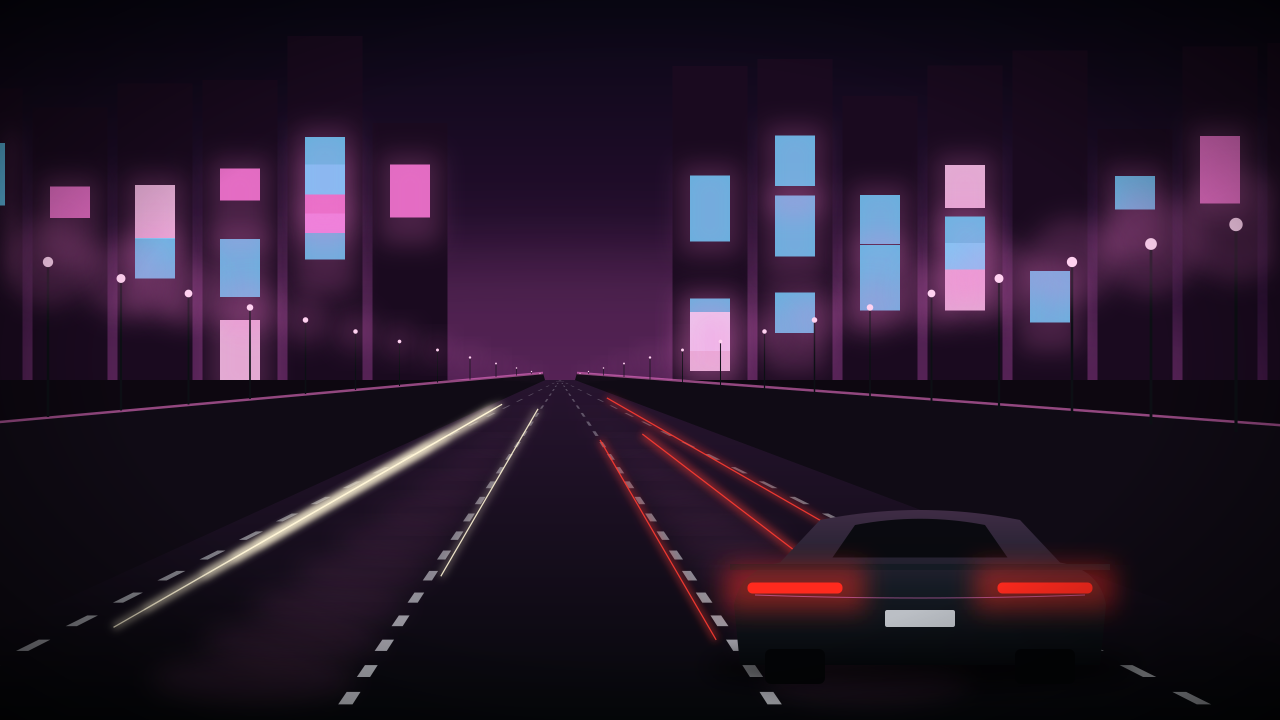
#> input picture scripts/art/out.png/wangan-r.png, 2560 x 1440 px (shown at 1/2 size)
$ python scenes.py out.png
#> lines starting #> are read from the running program, lines starting #| are printed output that depends on the picture
#!/usr/bin/env python3
"""Original night-expressway illustrations for the launcher's hub.

Dev-time asset authoring only (the outputs, assets/art/*.jpg, are committed;
nothing in the build or the package runs this). Every scene is drawn here
from shapes and a fixed seed: no photos, no game files, no official art.

usage: python3 -I scripts/art/scenes.py <out_dir>   (needs rsvg-convert, Pillow)
"""
import math
import os
import random
import subprocess
import sys

W, H = 2560, 1440
HORIZON = 760


def hexrgb(h):
    h = h.lstrip('#')
    return tuple(int(h[i:i + 2], 16) for i in (0, 2, 4))


def mix(a, b, t):
    a, b = hexrgb(a), hexrgb(b)
    return '#%02x%02x%02x' % tuple(round(x + (y - x) * t) for x, y in zip(a, b))


class Scene:
    def __init__(self, slug, seed, sky_top, sky_glow, light, accent, landmark, rain=False, car='#151b24'):
        self.slug, self.seed = slug, seed
        self.sky_top, self.sky_glow, self.light, self.accent = sky_top, sky_glow, light, accent
        self.landmark, self.rain, self.car = landmark, rain, car


SCENES = [
    # Wangan Midnight R: Ginza-style neon canyon, magenta night
    Scene('wangan-r', 2, '#0a0716', '#5b1d5e', '#ff7ad9', '#ffd1f0', 'canyon'),
    # Maximum Tune: the Bayshore Route straight under sodium lamps
    Scene('mt1', 4, '#07101a', '#6b3a12', '#f2a33a', '#ffd9a0', 'straight'),
    # MT3: suspension bridge over the bay, cyan
    Scene('mt3', 7, '#06121c', '#14506a', '#57d4ff', '#c9f3ff', 'suspension'),
    # MT3DX+: cable-stayed bridge, steel blue dusk
    Scene('mt3dxp', 11, '#0b1020', '#3a4a7a', '#9fb4ff', '#e3e9ff', 'cablestay'),
    # MT5: C1 tunnel, green fluorescent tiles
    Scene('mt5', 13, '#06120e', '#0e3b2c', '#5cf2a8', '#d6ffe9', 'tunnel'),
    # MT5DX+: mountain pass before dawn, rose
    Scene('mt5dxp', 17, '#140a18', '#7a3550', '#ff8fa3', '#ffe0e6', 'mountain'),
    # MT6: truss bridge, deep red
    Scene('mt6', 19, '#120709', '#5e1414', '#ff5a4a', '#ffd4cc', 'truss'),
    # MT6R: rain on the expressway, violet reflections
    Scene('mt6r', 23, '#0b0818', '#3b2a6e', '#b18cff', '#efe6ff', 'straight', rain=True),
    # MT6RR: spiral ramp junction, gold
    Scene('mt6rr', 29, '#0f0b05', '#6a4a10', '#ffcc4d', '#fff1c7', 'spiral'),
]


def defs(s):
    return f'''<defs>
  <linearGradient id="sky" x1="0" y1="0" x2="0" y2="1">
    <stop offset="0" stop-color="{s.sky_top}"/>
    <stop offset="0.55" stop-color="{mix(s.sky_top, s.sky_glow, 0.55)}"/>
    <stop offset="1" stop-color="{s.sky_glow}"/>
  </linearGradient>
  <linearGradient id="road" x1="0" y1="0" x2="0" y2="1">
    <stop offset="0" stop-color="{mix('#0b0f15', s.sky_glow, 0.35)}"/>
    <stop offset="1" stop-color="#05070a"/>
  </linearGradient>
  <radialGradient id="vig" cx="0.5" cy="0.5" r="0.75">
    <stop offset="0.55" stop-color="#000" stop-opacity="0"/>
    <stop offset="1" stop-color="#000" stop-opacity="0.75"/>
  </radialGradient>
  <linearGradient id="carbody" x1="0" y1="0" x2="0" y2="1">
    <stop offset="0" stop-color="{mix(s.car, s.light, 0.18)}"/>
    <stop offset="0.5" stop-color="{s.car}"/>
    <stop offset="1" stop-color="#05070a"/>
  </linearGradient>
  <filter id="blur8" x="-50%" y="-50%" width="200%" height="200%"><feGaussianBlur stdDeviation="8"/></filter>
  <filter id="blur24" x="-50%" y="-50%" width="200%" height="200%"><feGaussianBlur stdDeviation="24"/></filter>
  <filter id="blur60" x="-50%" y="-50%" width="200%" height="200%"><feGaussianBlur stdDeviation="60"/></filter>
</defs>'''


def skyline(r, s, base, layers=3):
    out = []
    for layer in range(layers):
        shade = mix('#020306', s.sky_glow, 0.10 + 0.12 * (layers - 1 - layer))
        x = -40
        while x < W + 40:
            bw = r.randint(40, 140)
            bh = r.randint(60, 380 - layer * 80) * (1.3 if r.random() < 0.08 else 1)
            top = base - bh - layer * 10
            out.append(f'<rect x="{x}" y="{top:.0f}" width="{bw}" height="{base - top + 4:.0f}" fill="{shade}"/>')
            if layer == layers - 1 or r.random() < 0.6:
                for wy in range(int(top) + 10, base - 8, 14):
                    for wx in range(x + 6, x + bw - 6, 11):
                        if r.random() < 0.18:
                            c = s.accent if r.random() < 0.7 else s.light
                            out.append(f'<rect x="{wx}" y="{wy}" width="5" height="6" fill="{c}" opacity="{r.uniform(0.35, 0.9):.2f}"/>')
            if bh > 300 and r.random() < 0.6:
                out.append(f'<circle cx="{x + bw / 2:.0f}" cy="{top - 4:.0f}" r="4" fill="#ff3b30"/>')
            x += bw + r.randint(0, 18)
    return '\n'.join(out)


def road(r, s, vx):
    """One-point perspective expressway from the bottom edge to (vx, HORIZON)."""
    out = [f'<rect x="0" y="{HORIZON}" width="{W}" height="{H - HORIZON}" fill="{mix("#040507", s.sky_glow, 0.10)}"/>',
           f'<polygon points="-400,{H} {W + 400},{H} {vx + 30},{HORIZON} {vx - 30},{HORIZON}" fill="url(#road)"/>']
    # side walls
    for side in (-1, 1):
        x0 = -400 if side < 0 else W + 400
        out.append(f'<polygon points="{x0},{H} {x0},{H - 560} {vx + side * 34},{HORIZON - 14} {vx + side * 30},{HORIZON}" '
                   f'fill="{mix("#06080b", s.sky_glow, 0.12)}"/>')
        out.append(f'<line x1="{x0}" y1="{H - 560}" x2="{vx + side * 34}" y2="{HORIZON - 14}" stroke="{s.light}" stroke-width="5" opacity="0.55"/>')
    # lane dashes
    for lane in (-1.5, -0.5, 0.5, 1.5):
        for i in range(26):
            t0, t1 = (i / 26) ** 2.2, ((i + 0.45) / 26) ** 2.2
            def pt(t):
                y = HORIZON + (H - HORIZON) * t
                x = vx + lane * 900 * t
                return x, y
            (x0, y0), (x1, y1) = pt(t0), pt(t1)
            w0, w1 = 1 + 14 * t0, 1 + 14 * t1
            out.append(f'<polygon points="{x0 - w0},{y0} {x0 + w0},{y0} {x1 + w1},{y1} {x1 - w1},{y1}" fill="#e9edf2" opacity="{0.25 + 0.5 * t1:.2f}"/>')
    # sodium lamps on both walls
    for side in (-1, 1):
        for i in range(1, 16):
            t = (i / 16) ** 2.0
            x = vx + side * (34 + 1500 * t)
            y = HORIZON - 12 - 340 * t
            pole_base = HORIZON - 14 + (H - 560 - HORIZON + 14) * t
            out.append(f'<line x1="{x:.0f}" y1="{y:.0f}" x2="{x:.0f}" y2="{pole_base:.0f}" stroke="#0c0f14" stroke-width="{1 + 6 * t:.1f}"/>')
            rad = 3 + 40 * t
            out.append(f'<circle cx="{x:.0f}" cy="{y:.0f}" r="{rad * 3:.0f}" fill="{s.light}" opacity="0.18" filter="url(#blur24)"/>')
            out.append(f'<circle cx="{x:.0f}" cy="{y:.0f}" r="{rad * 0.35:.1f}" fill="{s.accent}"/>')
            # pool of light on the road
            out.append(f'<ellipse cx="{vx + side * 700 * t:.0f}" cy="{HORIZON + (H - HORIZON) * t:.0f}" rx="{220 * t + 10:.0f}" ry="{50 * t + 3:.0f}" '
                       f'fill="{s.light}" opacity="0.10" filter="url(#blur24)"/>')
    return '\n'.join(out)


def trails(r, s, vx):
    out = []
    for k in range(9):
        lane = r.choice([-1.2, -0.9, -0.4, 0.4, 0.9, 1.2])
        color = '#ff3b30' if lane > 0 else '#fff5d6'
        t0, t1 = r.uniform(0.05, 0.25), r.uniform(0.55, 1.0)
        pts = []
        for j in range(24):
            t = t0 + (t1 - t0) * j / 23
            pts.append(f'{vx + lane * 900 * t:.1f},{HORIZON + (H - HORIZON) * t - 18 - 60 * t:.1f}')
        d = 'M' + ' L'.join(pts)
        out.append(f'<path d="{d}" stroke="{color}" stroke-width="{r.uniform(6, 14):.1f}" fill="none" opacity="0.55" filter="url(#blur8)"/>')
        out.append(f'<path d="{d}" stroke="{color}" stroke-width="2.5" fill="none" opacity="0.9"/>')
    return '\n'.join(out)


def landmark(r, s, vx):
    L = s.landmark
    col = mix('#020306', s.sky_glow, 0.18)
    out = []
    if L == 'suspension':
        towers = [vx - 520, vx + 560]
        for tx in towers:
            out.append(f'<rect x="{tx - 16}" y="{HORIZON - 420}" width="32" height="420" fill="{col}"/>')
            out.append(f'<rect x="{tx - 26}" y="{HORIZON - 300}" width="52" height="14" fill="{col}"/>')
            out.append(f'<circle cx="{tx}" cy="{HORIZON - 428}" r="5" fill="#ff3b30"/>')
        a, b = towers
        for off in (0, 10):
            out.append(f'<path d="M{a - 900},{HORIZON - 40} Q{(a - 900 + a) / 2},{HORIZON - 120} {a},{HORIZON - 420 + off} '
                       f'Q{(a + b) / 2},{HORIZON - 60} {b},{HORIZON - 420 + off} Q{(b + b + 900) / 2},{HORIZON - 120} {b + 900},{HORIZON - 40}" '
                       f'stroke="{s.light}" stroke-width="3" fill="none" opacity="0.8"/>')
        for i in range(60):
            x = a + (b - a) * i / 59
            t = (x - a) / (b - a)
            y = HORIZON - 420 + (360) * (1 - (2 * t - 1) ** 2)
            out.append(f'<circle cx="{x:.0f}" cy="{y:.0f}" r="2.5" fill="{s.accent}"/>')
    elif L == 'cablestay':
        tx = vx + 380
        out.append(f'<polygon points="{tx - 40},{HORIZON} {tx - 6},{HORIZON - 520} {tx + 6},{HORIZON - 520} {tx + 40},{HORIZON}" fill="{col}"/>')
        for i in range(16):
            for side in (-1, 1):
                out.append(f'<line x1="{tx}" y1="{HORIZON - 500 + i * 14}" x2="{tx + side * (80 + i * 60)}" y2="{HORIZON - 30}" '
                           f'stroke="{s.light}" stroke-width="1.6" opacity="0.6"/>')
        out.append(f'<circle cx="{tx}" cy="{HORIZON - 528}" r="6" fill="#ff3b30"/>')
    elif L == 'truss':
        y0 = HORIZON - 260
        out.append(f'<rect x="{vx - 1100}" y="{y0}" width="2200" height="12" fill="{s.light}" opacity="0.7"/>')
        for i in range(23):
            x = vx - 1100 + i * 100
            out.append(f'<line x1="{x}" y1="{y0}" x2="{x + 100}" y2="{HORIZON - 40}" stroke="{s.light}" stroke-width="3" opacity="0.55"/>')
            out.append(f'<line x1="{x + 100}" y1="{y0}" x2="{x}" y2="{HORIZON - 40}" stroke="{s.light}" stroke-width="3" opacity="0.55"/>')
    elif L == 'mountain':
        pts = [f'0,{HORIZON}']
        for i in range(0, W + 1, 80):
            pts.append(f'{i},{HORIZON - 160 - 180 * math.sin(i / 520) - r.randint(0, 50)}')
        pts.append(f'{W},{HORIZON}')
        out.append(f'<polygon points="{" ".join(pts)}" fill="{col}"/>')
        for i in range(160):
            out.append(f'<circle cx="{r.randint(0, W)}" cy="{r.randint(40, HORIZON - 340)}" r="{r.uniform(0.8, 2.2):.1f}" fill="#fff" opacity="{r.uniform(0.2, 0.8):.2f}"/>')
    elif L == 'spiral':
        cx, cy = vx - 460, HORIZON - 40
        for k in range(4):
            y, rx, ry = cy - k * 70, 380 - k * 10, 80 - k * 4
            # deck: dark slab, lit edge, lamps along the outer rim
            out.append(f'<ellipse cx="{cx}" cy="{y}" rx="{rx}" ry="{ry}" fill="none" stroke="{col}" stroke-width="26"/>')
            out.append(f'<ellipse cx="{cx}" cy="{y - 12}" rx="{rx}" ry="{ry}" fill="none" stroke="{s.light}" stroke-width="3" opacity="0.8"/>')
            for a in range(0, 360, 24):
                lx = cx + rx * math.cos(math.radians(a)); ly = y - 12 + ry * math.sin(math.radians(a))
                out.append(f'<circle cx="{lx:.0f}" cy="{ly:.0f}" r="3.5" fill="{s.accent}"/>')
        for a in range(0, 360, 45):
            px = cx + 360 * math.cos(math.radians(a)); py = cy + 76 * math.sin(math.radians(a))
            out.append(f'<rect x="{px - 9:.0f}" y="{py - 220:.0f}" width="18" height="{220 + 40:.0f}" fill="{col}"/>')
    elif L == 'canyon':
        for side in (-1, 1):
            for i in range(9):
                x = vx + side * (300 + i * 170)
                h = r.randint(500, 700)
                wbw = 150
                out.append(f'<rect x="{x - wbw / 2:.0f}" y="{HORIZON - h}" width="{wbw}" height="{h}" fill="{mix("#05030a", s.sky_glow, 0.25)}"/>')
                for j in range(r.randint(1, 3)):
                    sy = HORIZON - h + r.randint(40, h - 120)
                    out.append(f'<rect x="{x - 40:.0f}" y="{sy}" width="80" height="{r.randint(60, 140)}" fill="{r.choice([s.light, s.accent, "#5ad7ff"])}" opacity="0.85"/>')
                    out.append(f'<rect x="{x - 60:.0f}" y="{sy - 20}" width="120" height="180" fill="{s.light}" opacity="0.2" filter="url(#blur24)"/>')
    return '\n'.join(out)


def tunnel(r, s, vx):
    """Replaces sky and skyline: a tiled tunnel converging on the vanishing point."""
    out = [f'<rect width="{W}" height="{H}" fill="{mix("#031008", s.sky_glow, 0.4)}"/>']
    for i in range(30, 0, -1):
        t = (i / 30) ** 2.2
        hw, hh = 60 + 1700 * t, 40 + 900 * t
        y = HORIZON - 30
        shade = mix('#020604', s.sky_glow, 0.25 + 0.5 * (1 - t))
        out.append(f'<path d="M{vx - hw},{H + 200} L{vx - hw},{y - hh * 0.4} Q{vx},{y - hh * 1.3} {vx + hw},{y - hh * 0.4} L{vx + hw},{H + 200} Z" '
                   f'fill="{shade}" stroke="{mix(shade, s.light, 0.25)}" stroke-width="{1 + 3 * t:.1f}"/>')
    for i in range(1, 22):
        t = (i / 22) ** 2.2
        y = HORIZON - 30 - (40 + 900 * t) * 0.9
        out.append(f'<rect x="{vx - 8 - 60 * t:.0f}" y="{y:.0f}" width="{16 + 120 * t:.0f}" height="{3 + 10 * t:.0f}" fill="{s.accent}"/>')
        out.append(f'<rect x="{vx - 40 - 200 * t:.0f}" y="{y - 20:.0f}" width="{80 + 400 * t:.0f}" height="{40 + 60 * t:.0f}" fill="{s.light}" opacity="0.18" filter="url(#blur24)"/>')
    return '\n'.join(out)


def car(s):
    """A generic low coupe seen from behind, in the right third; no real model."""
    cx, by = 1840, 1330
    body = (f'M{cx - 360},{by} L{cx - 372},{by - 120} Q{cx - 360},{by - 190} {cx - 280},{by - 205} '
            f'L{cx - 200},{by - 290} Q{cx},{by - 330} {cx + 200},{by - 290} L{cx + 280},{by - 205} '
            f'Q{cx + 360},{by - 190} {cx + 372},{by - 120} L{cx + 360},{by} Z')
    glass = (f'M{cx - 175},{by - 215} L{cx - 130},{by - 280} Q{cx},{by - 305} {cx + 130},{by - 280} L{cx + 175},{by - 215} Z')
    out = [
        f'<ellipse cx="{cx}" cy="{by + 6}" rx="430" ry="40" fill="#000" opacity="0.7" filter="url(#blur24)"/>',
        f'<path d="{body}" fill="url(#carbody)"/>',
        f'<path d="{glass}" fill="#06080c" opacity="0.92"/>',
        f'<path d="M{cx - 380},{by - 196} L{cx + 380},{by - 196}" stroke="{s.car}" stroke-width="12"/>',  # wing
    ]
    for side in (-1, 1):
        x = cx + side * 250
        out.append(f'<rect x="{x - 95}" y="{by - 165}" width="190" height="22" rx="10" fill="#ff2a1f"/>')
        out.append(f'<rect x="{x - 140}" y="{by - 200}" width="280" height="90" fill="#ff2a1f" opacity="0.45" filter="url(#blur24)"/>')
        out.append(f'<rect x="{x - 60}" y="{by - 32}" width="120" height="70" rx="12" fill="#030406"/>')
    out.append(f'<rect x="{cx - 70}" y="{by - 110}" width="140" height="34" rx="4" fill="#d9dde3" opacity="0.85"/>')
    out.append(f'<path d="M{cx - 330},{by - 140} Q{cx},{by - 128} {cx + 330},{by - 140}" stroke="{s.light}" stroke-width="2" fill="none" opacity="0.5"/>')
    return '\n'.join(out)


def rain(r):
    out = []
    for _ in range(900):
        x, y = r.randint(0, W), r.randint(0, H)
        out.append(f'<line x1="{x}" y1="{y}" x2="{x - 6}" y2="{y + 34}" stroke="#cfd8ff" stroke-width="1.2" opacity="{r.uniform(0.08, 0.3):.2f}"/>')
    return '\n'.join(out)


def svg(s):
    r = random.Random(s.seed)
    vx = W // 2 - 160
    parts = [f'<svg xmlns="http://www.w3.org/2000/svg" width="{W}" height="{H}" viewBox="0 0 {W} {H}">', defs(s)]
    if s.landmark == 'tunnel':
        parts.append(tunnel(r, s, vx))
    else:
        parts.append(f'<rect width="{W}" height="{H}" fill="url(#sky)"/>')
        parts.append(f'<ellipse cx="{vx}" cy="{HORIZON}" rx="1400" ry="260" fill="{s.light}" opacity="0.16" filter="url(#blur60)"/>')
        if s.landmark != 'canyon':
            parts.append(skyline(r, s, HORIZON - 4))
        parts.append(landmark(r, s, vx))
    parts.append(road(r, s, vx))
    parts.append(trails(r, s, vx))
    if s.rain:
        parts.append(rain(r))
    parts.append(car(s))
    parts.append(f'<rect width="{W}" height="{H}" fill="url(#vig)"/>')
    parts.append('</svg>')
    return '\n'.join(parts)


def main():
    out = sys.argv[1]
    os.makedirs(out, exist_ok=True)
    from PIL import Image, ImageFilter
    for s in SCENES:
        svg_path = os.path.join(out, s.slug + '.svg')
        png_path = os.path.join(out, s.slug + '.png')
        with open(svg_path, 'w') as f:
            f.write(svg(s))
        subprocess.run(['rsvg-convert', '-o', png_path, svg_path], check=True)
        im = Image.open(png_path).convert('RGB')
#> im is the input picture: PIL image 2560x1440 RGB; mean R, G, B 38.5, 23.5, 42.6
        # light film grain
        noise = Image.effect_noise(im.size, 18).convert('RGB')
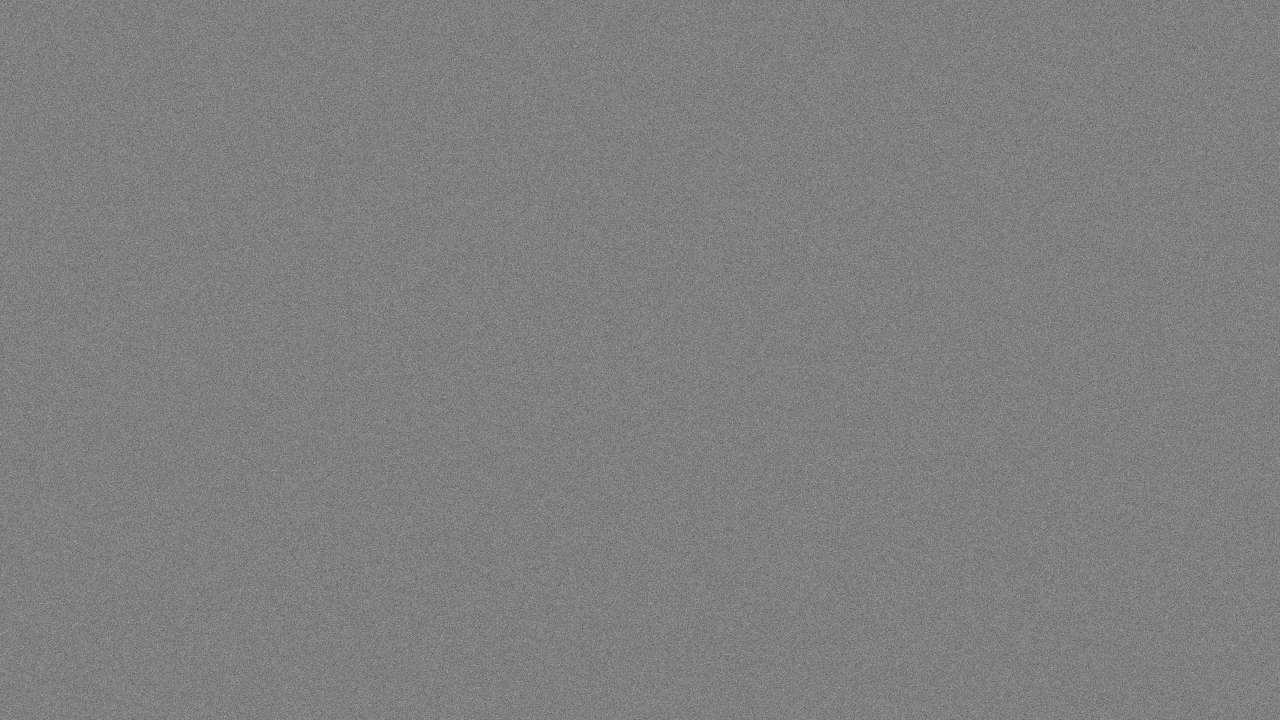
#> noise: PIL image 2560x1440 RGB (shown at 1/2 size); min 32, max 212, mean 127.5
        im = Image.blend(im, noise, 0.035)
        im.resize((1920, 1080), Image.LANCZOS).save(os.path.join(out, s.slug + '.jpg'), quality=86, optimize=True, progressive=True)
        im.resize((512, 288), Image.LANCZOS).save(os.path.join(out, s.slug + '-tile.jpg'), quality=86)
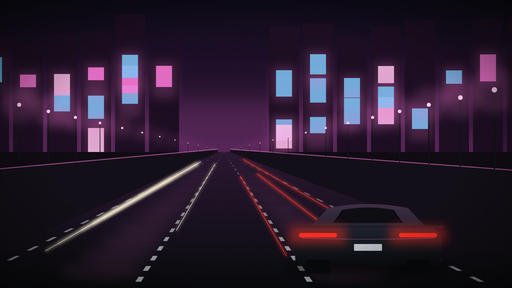
#> saved as wangan-r-tile.jpg: PIL image 512x288 RGB; mean R, G, B 41.1, 26.7, 45
        os.remove(png_path)
        os.remove(svg_path)
        print(s.slug)
#> pass 2 of the loop in main, `for s in SCENES:`:
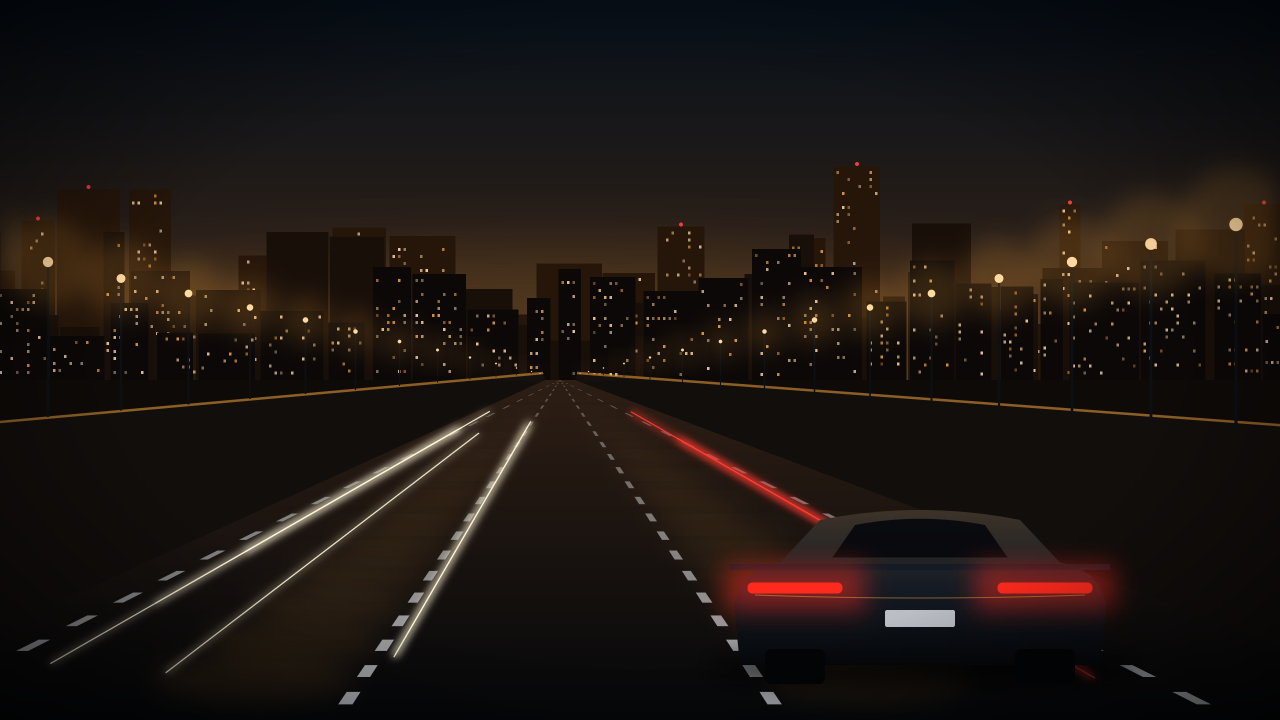
#> input picture scripts/art/out.png/mt1.png, 2560 x 1440 px (shown at 1/2 size)
#> in main, im is the input picture: PIL image 2560x1440 RGB; mean R, G, B 27.6, 21, 17.8
#> in main, `noise = Image.effect_noise(im.size, 18).convert('RGB')`:
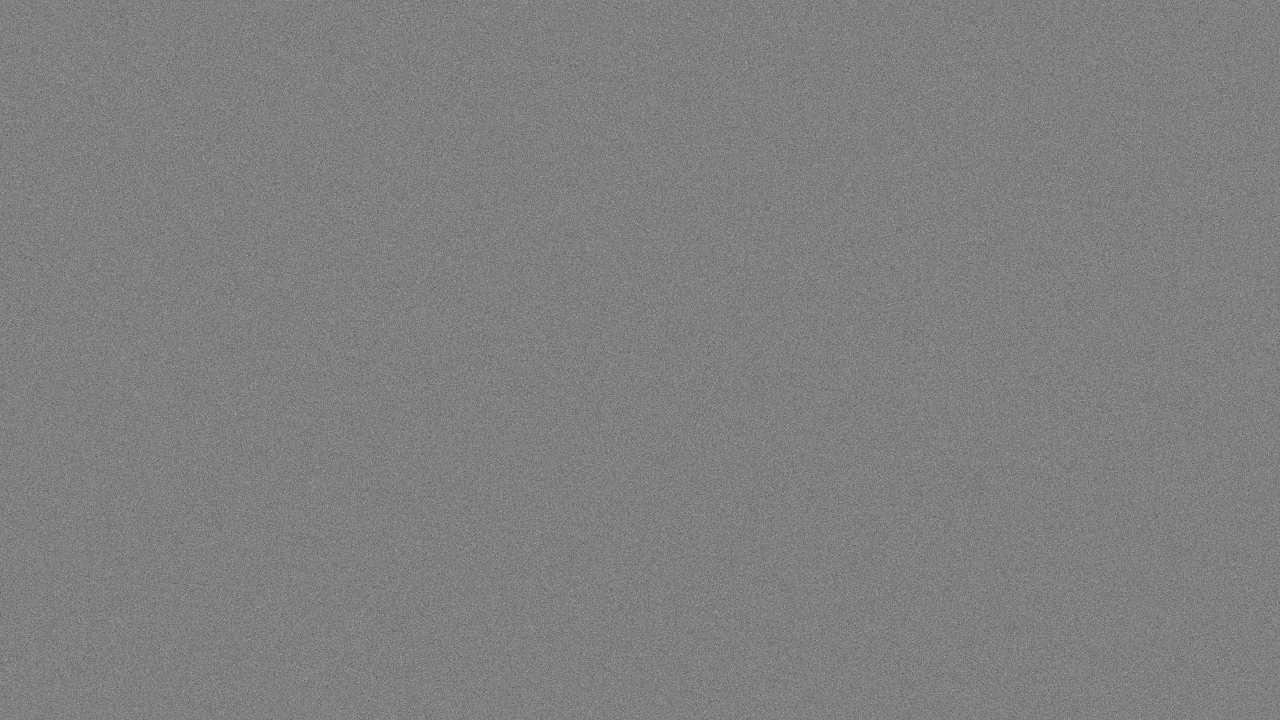
#> noise: PIL image 2560x1440 RGB (shown at 1/2 size); min 42, max 218, mean 127.5


if __name__ == '__main__':
#> (the run stopped early here; a loop or call above may not have finished)
